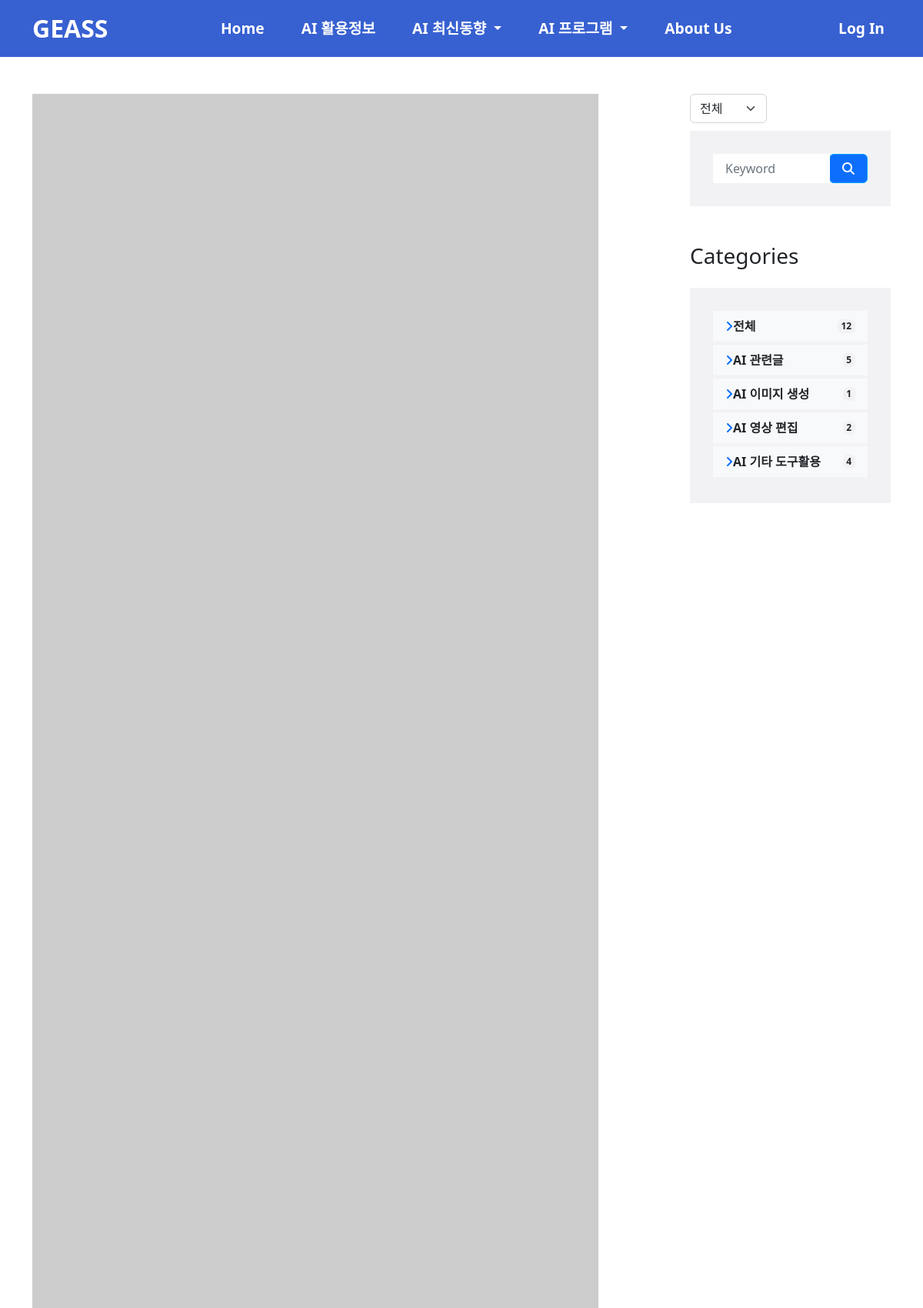
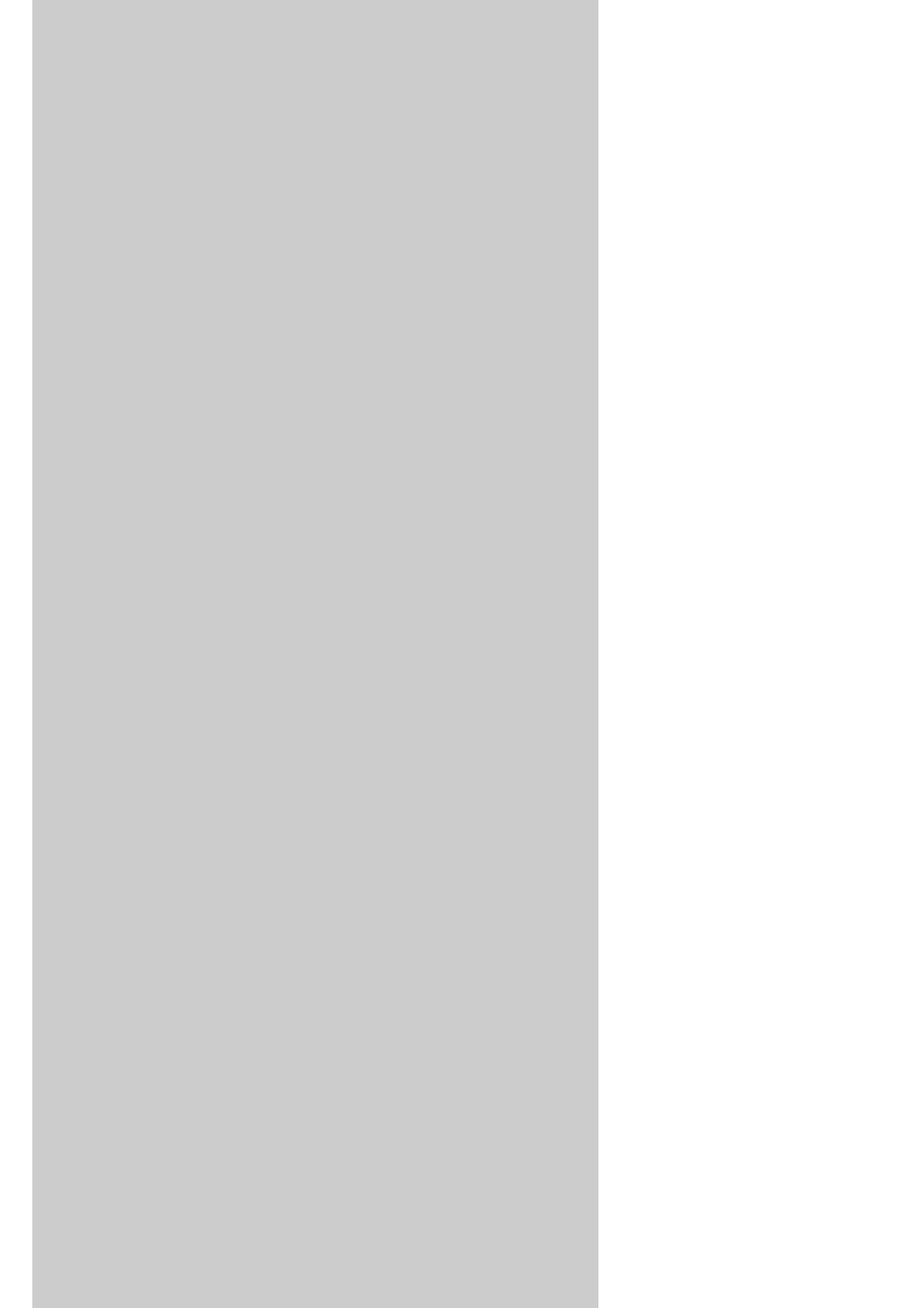
/blog/18/ (upper part), run on the app's committed database (2 pictures, top to bottom).
### blog/models.py (models this page shows)
class Category(models.Model):
    name = models.CharField(max_length=50, unique=True)
    slug = models.SlugField(max_length=200, unique=True, allow_unicode=True)
    def __str__(self):
        return self.name
    def get_absolute_url(self):
        return f"/blog/category/{self.slug}/"
    class Meta:
        verbose_name_plural = "categories"

### blog/views.py (the view)
# urls.py: path('<int:pk>/', views.PostDetail.as_view()),
class PostDetail(DetailView):
    model = Post
    def get_context_data(self, **kwargs):
        context = super(PostDetail, self).get_context_data()
        context['categories'] = Category.objects.all()
        context['all_post_count'] = Post.objects.count()
        context['no_category_post_count'] = Post.objects.filter(category=None).count()
        context['likes_count'] = self.object.likes.count()
        if self.object.likes.count() > 0:
            current_user = self.request.user
            if current_user in self.object.likes.all():
                context['like_yn'] = "Y"
        context['comment_form'] = CommentForm
        context['edit_comment_form'] = EditCommentForm()
        context['ext_list'] = ['aac', 'ai', 'bmp', 'cs', 'css', 'csv', 'doc', 'docx', 'exe', 'gif', 'heic',
                               'html', 'java', 'jpg', 'js', 'json', 'jsx', 'key', 'm4p', 'md', 'mdx', 'mov',
                               'mp3', 'mp4', 'otf', 'pdf', 'php', 'png', 'ppt', 'pptx', 'psd', 'py', 'raw',
                               'rb', 'sass', 'scss', 'sh', 'sql', 'svg', 'tiff', 'tsx', 'ttf', 'txt', 'wav',
                               'woff', 'xls', 'xlsx', 'xml', 'yml']
        return context

### blog/forms.py
class EditCommentForm(forms.ModelForm):
    class Meta:
        model = Comment
        fields = ('content',)
    def __init__(self, *args, **kwargs):
        super(EditCommentForm, self).__init__(*args, **kwargs)
        self.helper = FormHelper()
        self.helper.form_id = 'edit-comment-form'
        self.helper.form_method = 'post'
        self.helper.add_input(Submit('submit', 'Edit Comment'))
        self.fields['content'].widget.attrs.update({'id': 'id_edit_content'})
        self.fields['content'].widget.attrs.update({'rows': 2, 'cols': 20})

### blog/models.py (called while the page is built)
    def __str__(self):
        return self.name

    def get_absolute_url(self):
        return f"/blog/tag/{self.slug}/"

    def get_content_markdown(self):
        return markdown(self.content)

### blog/templates/blog/post_detail.html (shortened to what this page needs)
{% extends "common/base.html" %}
{% load static %}
{% load crispy_forms_tags %}
{% block css_area %}
    <link rel="stylesheet" href="{% static 'blog/css/post_detail.css' %}" media="screen">
{% endblock  %}
{% block main_area %}
<div class="container py-5">
    <div class="row">
        <div class="col-lg-8 mb-3">
            <div class="position-relative">
                {% if post.head_image %}
                    <img class="card-img-top" src="{{ post.head_image.url }}" alt="{{ post }}" >
                {% else %}
                    <img class="card-img-top" src="https://picsum.photos/seed/{{ post.id }}/400/300" alt="random_image">
                {% endif %}
            </div>
        </div>
        <div class="col-lg-1">
        </div>
        <div class="col-lg-3 mt-5 mt-lg-0">
            {% include "blog/sidebar.html" %}
        </div>
    </div>
</div>
{% endblock  %}

### blog/templates/blog/sidebar.html (shortened to what this page needs)
<div class="mb-5">
    <select id="search-type" class="form-select float-start" style="width: 100px;">
        <option value="all">전체</option>
    </select>
</div>
<div class="mb-5">
    <div class="bg-secondary" style="padding: 30px;">
        <div class="input-group">
            <input type="text" class="form-control border-0 p-3" placeholder="Keyword" id="search-input" style="height: calc(1.5em + 0.75rem + 2px);">
            <div class="input-group-append">
                <span class="input-group-text bg-primary border-primary text-white" onclick="searchPost();"><i class="fa fa-search p-1"></i></span>
            </div>
        </div>
    </div>
</div>
<div class="mb-5">
    <h3 class="mb-4">Categories</h3>
    <div class="bg-secondary" style="padding: 30px;">
        <ul class="list-inline m-0">
            <li class="mb-1 py-2 px-3 bg-light d-flex justify-content-between align-items-center">
                <a class="text-dark" href="/blog/"><i class="fa fa-angle-right text-primary mr-2"></i>전체</a>
                <span class="badge badge-secondary badge-pill">{{ all_post_count }}</span>
            </li>
            {% for category in categories %}
                <li class="mb-1 py-2 px-3 bg-light d-flex justify-content-between align-items-center">
                    <a class="text-dark" href="{{ category.get_absolute_url }}"><i class="fa fa-angle-right text-primary mr-2"></i>{{ category }}</a>
                    <span class="badge badge-secondary badge-pill">{{ category.post_set.count }}</span>
                </li>
            {% endfor %}
            <li class="mb-1 py-2 px-3 bg-light d-flex justify-content-between align-items-center">
                <a class="text-dark" href="/blog/category/no_category/"><i class="fa fa-angle-right text-primary mr-2"></i>AI 기타 도구활용</a>
                <span class="badge badge-secondary badge-pill">{{ no_category_post_count }}</span>
            </li>
        </ul>
    </div>
</div>

### blog/static/blog/css/post_detail.css (style rules this page uses)
body { margin: 0; }
.border-primary { border-color: #00a2ff !important; }
a { color: #00a2ff; font-weight: bold; text-decoration: none; background-color: transparent; }
.bg-secondary { background-color: #F2F2F4 !important; }
.input-group { position: relative; display: flex; flex-wrap: wrap; align-items: stretch; width: 100%; }
.input-group > .form-control, .input-group > .form-control-plaintext, .input-group > .custom-select, .input-group > .custom-file { position: relative; flex: 1 1 auto; width: 1%; min-width: 0; margin-bottom: 0; }
.border-0 { border: 0 !important; }
.form-control { display: block; width: 100%; padding: 0.375rem 0.75rem; font-size: 1rem; font-weight: 400; line-height: 1.5; color: #495057; background-color: #fff; background-clip: padding-box; border: 1px solid #ced4da; border-radius: 0; transition: border-color 0.15s ease-in-out, box-shadow 0.15s ease-in-out; }
button, input { overflow: visible; }
input, button, select, optgroup, textarea { margin: 0; font-family: inherit; font-size: inherit; line-height: inherit; }
.badge-secondary { color: #212529; background-color: #F2F2F4; }
.badge-pill { padding-right: 0.6em; padding-left: 0.6em; }
.badge { display: inline-block; padding: 0.25em 0.4em; font-size: 75%; font-weight: 700; line-height: 1; text-align: center; white-space: nowrap; vertical-align: baseline; transition: color 0.15s ease-in-out, background-color 0.15s ease-in-out, border-color 0.15s ease-in-out, box-shadow 0.15s ease-in-out; }

### data on the page
Category: name "AI 관련글", post_set.count "5"
Category: name "AI 이미지 생성", post_set.count "1"
Category: name "AI 영상 편집", post_set.count "2"

### other printed values
{{ all_post_count }} "12"
{{ no_category_post_count }} "4"
